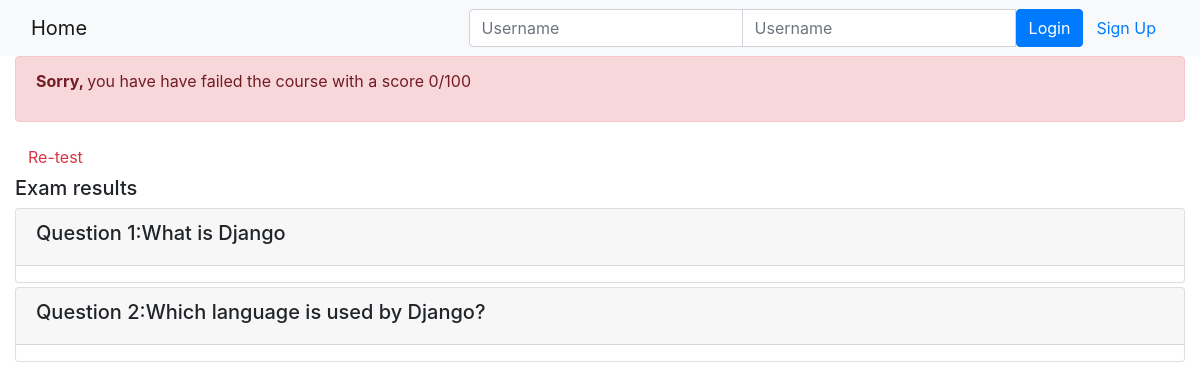
Page /onlinecourse/course/1/submission/1/result/ on the committed database.
### onlinecourse/models.py (models this page shows, shortened)
class Question(models.Model):
    lesson = models.ForeignKey(Course, on_delete=models.CASCADE)
    question_text = models.CharField(max_length=200)
    grade = models.IntegerField(default=1)

### onlinecourse/views.py (the view)
def show_exam_result(request, course_id, submission_id):
    course = get_object_or_404(Course, pk=course_id)
    submission = get_object_or_404(Submission, pk=submission_id)
    selected_choices = submission.choices.all()
    score = 0
    total_marks = 0
    for choice in selected_choices:
        total_marks += choice.question.grade
        if choice.is_correct:
            score += choice.question.grade
    percentage = round((score / total_marks) * 100) if total_marks else 0
    if percentage >= 80:
        message = 'passed'
    else:
        message = 'failed'
    context = {'course': course, 'score': score, 'total_marks': total_marks, 'percentage': percentage, 'message': message,
               'selected_choices': selected_choices}
    return render(request, 'onlinecourse/exam_result_bootstrap.html', context)

### onlinecourse/templates/onlinecourse/exam_result_bootstrap.html (shortened to what this page needs)
<!DOCTYPE html>
<html lang="en">
<head>
    {% load static %}
    <link rel="stylesheet" href="https://maxcdn.bootstrapcdn.com/bootstrap/4.5.2/css/bootstrap.min.css">
</head>
<body>
    <nav class="navbar navbar-light bg-light">
        <div class="container-fluid">
            <div class="navbar-header">
                <a class="navbar-brand" href="{% url 'onlinecourse:index' %}">Home</a>
            </div>
            <ul class="nav navbar-nav navbar-right">
                {% if user.is_authenticated %}
                <li>
                    <a class="btn btn-link" href="#">{{ user.first_name }}({{ user.username }})</a>
                    <a class="btn btn-link" href="{% url 'onlinecourse:logout' %}">Logout</a>
                </li>
                {% else %}
                <li>
                    <form class="form-inline" action="{% url 'onlinecourse:login' %}" method="post">
                        <div class="input-group">
                            <input type="text" class="form-control" placeholder="Username" name="username">
                            <input type="password" class="form-control" placeholder="Username" name="psw">
                            <button class="btn btn-primary" type="submit">Login</button>
                            <a class="btn btn-link" href="{% url 'onlinecourse:registration' %}">Sign Up</a>
                        </div>
                    </form>
                </li>
                {% endif %}
            </ul>
        </div>
    </nav>
    <div class="container-fluid">
        {% if percentage >= 80 %}
        <div class="alert alert-success">
            <p><b>Congratulations,{{ user.first_name }} </b> you have have {{message}} the course with a score
                {{percentage}}</p>
        </div>
        {% else %}
        <div class="alert alert-danger">
            <p><b>Sorry, {{ user.first_name }} </b> you have have {{message}} the course with a score {{percentage}}/100
            </p>
        </div>
        <a class="btn btn-link text-danger" href="{% url 'onlinecourse:course_details' course.id %}">Re-test</a>
        {% endif %}
        <h5 class="">Exam results</h5>
        {% for question in course.question_set.all %}
        <div class="card mt-1">
            <div class="card-header">
                <h5> Question {{forloop.counter}}:{{question.question_text}}</h5>
            </div>
        </div>
        {% endfor %}
    </div>
</body>
</html>

### rows in the picture
Question: question_text "What is Django"
Question: question_text "Which language is used by Django?"

### other values in the picture
{{ message }} "failed"
{{ percentage }} "0"
